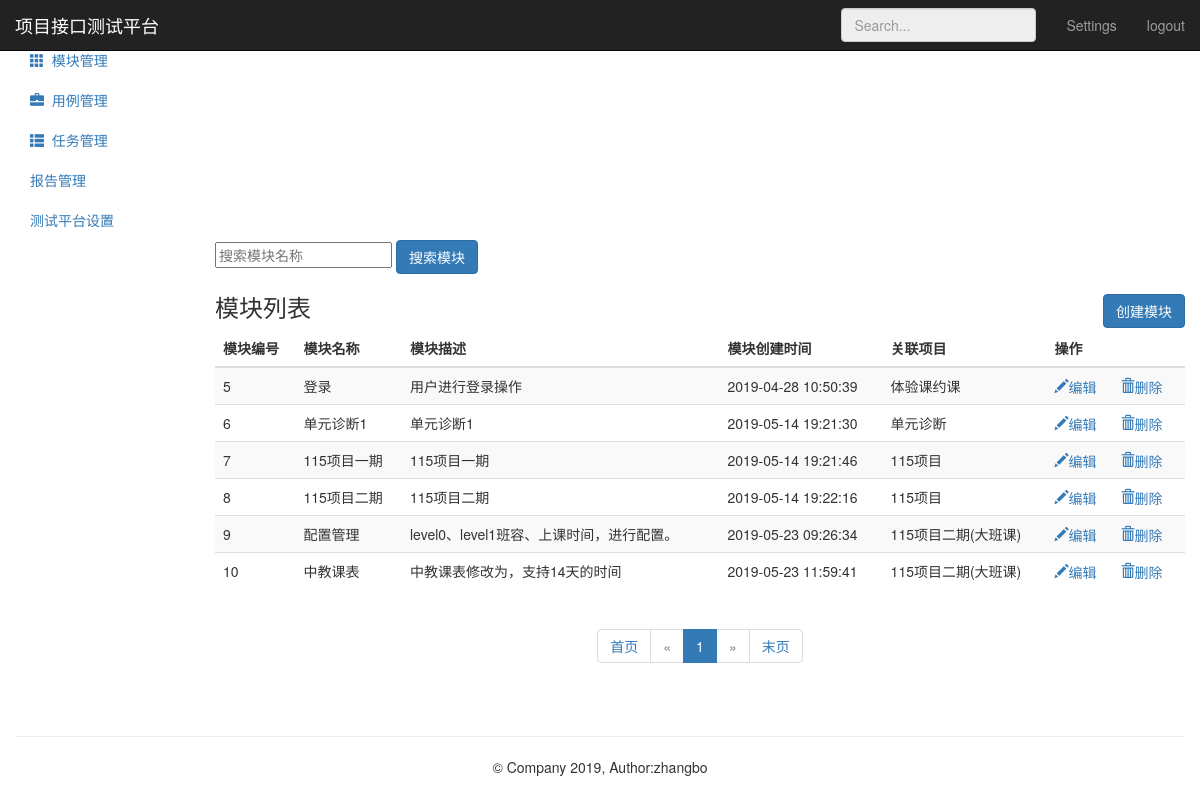
The app's page /module/ (signed in), older data.
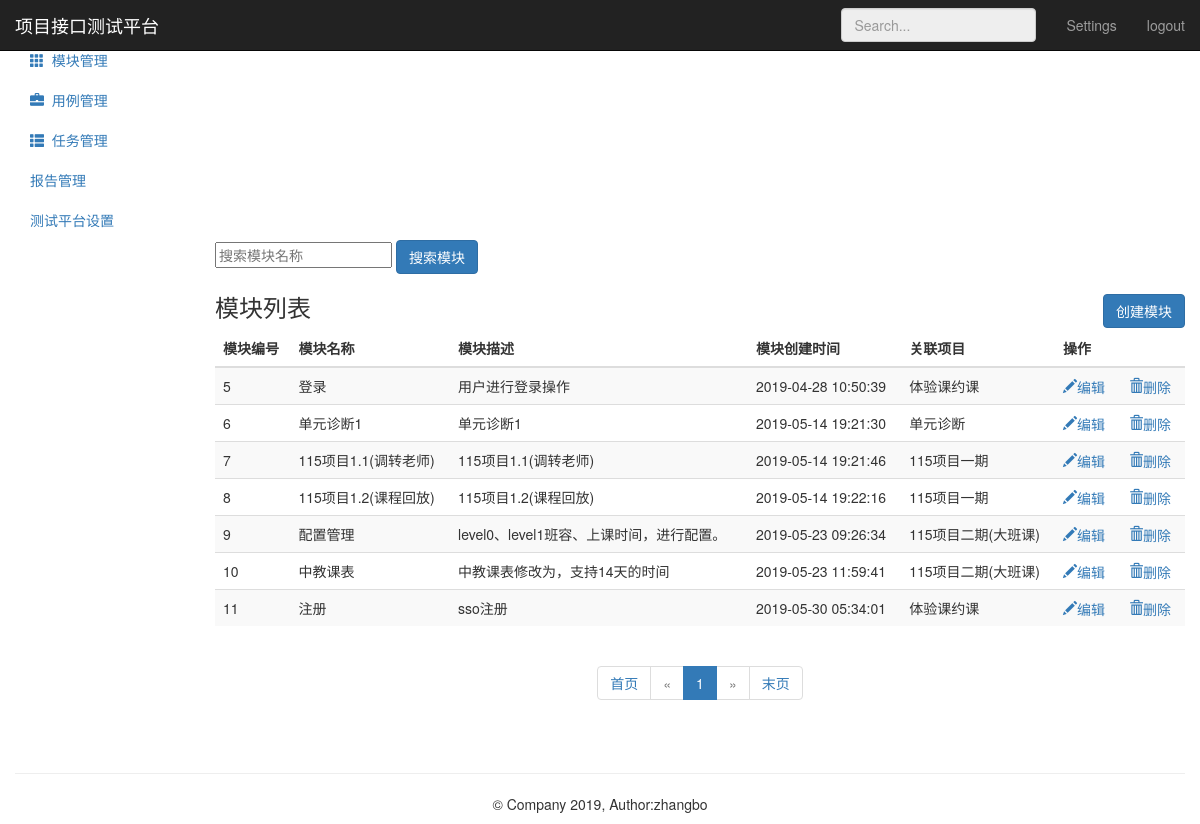
The same page, newer data.
### module_app/models.py (models this page shows, shortened)
class Module(models.Model):
      project = models.ForeignKey(Project,on_delete=models.CASCADE)
      name = models.CharField("名称",max_length=50,null=False)
      describe = models.TextField("描述",default="",max_length=50)
      create_time = models.DateTimeField(auto_now_add=True)

### project_app/models.py (models this page shows)
class Project(models.Model):
      name = models.CharField("名称",max_length=50,null=False)
      describe = models.TextField("描述",default="",max_length=50)
      status = models.BooleanField("状态",default=1)
      update_time = models.DateTimeField(auto_now=True)
      create_time = models.DateTimeField(auto_now_add=True)
      def __str__(self):
            return self.name

### module_app/views.py (the view)
# urls.py: path('' ,views.moduel_manage),
@login_required
def moduel_manage(request):
    module_all = Module.objects.all()
    paginator = Paginator(module_all,10)
    paginator_num_pages = paginator.num_pages
    print ("共分：",str(paginator_num_pages)+"页")
    paginator_num_pages_array_ = paginator.page_range
    print ("数组形式表示：",paginator_num_pages_array_)
    page1 = paginator.page(1)
    print ("第一页：",page1)
    page_num = page1.number
    print ("第一页：",page_num)
    page = request.GET.get('page','')
    print ("urlpage传参：",page)
    try:
        contacts = paginator.page(page)
        print ("contacts---------->1",contacts)
    except PageNotAnInteger:
        contacts = paginator.page(1)
        print ("contacts---------->2",contacts)
    except EmptyPage:
        contacts = paginator.page(paginator.num_pages)
        print ("contacts---------->3",contacts)
    print ("第二页索引：",contacts.number)
    print ("第几页：",contacts)
    return render(request,"module.html",{"modules":contacts,
                                         "type":"list",
                                         "page":page,
                                         "page_num":page_num,
                                         "paginator_num_pages":paginator_num_pages,
                                         "paginator_num_pages_array_":paginator_num_pages_array_})

### templates/module.html (shortened to what this page needs)
{% extends "base.html" %}
{% block base %}
<nav class="navbar navbar-inverse navbar-fixed-top" xmlns="http://www.w3.org/1999/html">
        <div class="container-fluid">
            <div class="navbar-header">
                <a class="navbar-brand" href="#">项目接口测试平台</a>
            </div>
            <div id="navbar" class="navbar-collapse collapse">
                <ul class="nav navbar-nav navbar-right">
                    <li><a href="#">Settings</a></li>
                    <li><a href="/logout/">logout</a></li>
                </ul>
                <form class="navbar-form navbar-right">
                    <input type="text" class="form-control" placeholder="Search..."  disabled="disabled">
                </form>
            </div>
        </div>
    </nav>
    <div class="container-fluid">
        <div class="row">
            <div class="col-sm-3 col-md-2 sidebar">
                <ul class="nav nav-sidebar">
                    <li>
                        <a href="/project/">
                        </a>
                    </li>
                    <li class="active">
                        <a href="/module/">
                            <i class="glyphicon glyphicon-th"></i>&nbsp;&nbsp;模块管理
                        </a>
                    </li>
                </ul>
                <ul class="nav nav-sidebar">
                    <li>
                       <a href="/testcase/">
                           <i class="glyphicon glyphicon-briefcase"></i>&nbsp;&nbsp;用例管理
                       </a>
                    </li>
                    <li>
                       <a href="">
                           <i class="glyphicon glyphicon-th-list"></i>&nbsp;&nbsp;任务管理
                       </a>
                    </li>
                </ul>
                <ul class="nav nav-sidebar">
                    <li><a href="">报告管理</a></li>
                    <li><a href="">测试平台设置</a></li>
                </ul>
            </div>
            <div class="col-sm-9 col-sm-offset-3 col-md-10 col-md-offset-2 main">
                {% if type == "list" %}
                <form class="module" method="get" name="module-page" action="search">
                    <input  type="text" name="search_name" placeholder="搜索模块名称">
                    <button class="btn btn-primary" type="submit">搜索模块</button>
                </form>
                <h3 class="sub-header">模块列表
                    <button class="btn btn-primary" name="submit" style="float:right;"
                            onclick="location.href='/module/add_module/'">创建模块</button>
                </h3>
                <div class="table-responsive">
                    <table class="table table-striped">
                        <thead>
                            <tr>
                                <th>模块编号</th>
                                <th>模块名称</th>
                                <th>模块描述</th>
                                <th>模块创建时间</th>
                                <th>关联项目</th>
                                <th>操作</th>
                            </tr>
                        </thead>
                        <tbody>
                            {% for module in modules %}
                            <tr>
                                  <td>{{ module.id}}</td>
                                  <td>{{ module.name}}</td>
                                  <td>{{ module.describe}}</td>
                                  <td>{{ module.create_time | date:"Y-m-d H:i:s" }}</td>
                                  <td>{{ module.project}}</td>
                                  <td>
                                      <a href="/module/edit_module/{{ module.id }}/">
                                          <i class="glyphicon glyphicon-pencil">编辑</i>
                                      </a>
                                      <a href="/module/delete_module/{{ module.id }}/" style="margin-left:20px;">
                                          <i class="glyphicon glyphicon-trash">删除</i>
                                      </a>
                                  </td>
                            </tr>
                            {% endfor %}
                        </tbody>
                    </table>
                </div>
                {% endif %}
                {% if type == "list" %}
                    <div style="text-align: center;">
                       <nav aria-label="Page navigation">
                          <ul class="pagination">
                              {% if modules %}
                                  {% if search_name %}
                                      <li>
                                          <a href="?search_name={{ search_name }}&page={{ page_num }}" aria-label="Previous">
                                              <span aria-hidden="true">首页</span>
                                          </a>
                                      </li>
                                  {% else %}
                                      <li>
                                          <a href="?page={{ page_num }}" aria-label="Previous">
                                              <span aria-hidden="true">首页</span>
                                          </a>
                                      </li>
                                  {% endif %}
                                  {% if modules.has_previous %}
                                      {% if search_name %}
                                          <li>
                                              <a href="?search_name={{ search_name }}&page={{ modules.previous_page_number}}" aria-label="Previous">
                                                  <span aria-hidden="true">&laquo;</span>
                                              </a>
                                          </li>
                                      {% else %}
                                          <li>
                                              <a href="?page={{ modules.previous_page_number}}" aria-label="Previous">
                                                  <span aria-hidden="true">&laquo;</span>
                                              </a>
                                          </li>
                                      {% endif %}
                                  {% else %}
                                      <li class="disabled">
                                              <a href="#" aria-label="Next">
                                                  <span aria-hidden="true">&laquo;</span>
                                              </a>
                                      </li>
                                  {% endif%}
                                  {% for p1 in paginator_num_pages_array_ %}
                                      {% if modules.has_previous %}
                                          {% if search_name %}
                                              {% if p1 == modules.number %}
                                                  <li class="active">
                                                      <a href="?search_name={{ search_name }}&page={{ p1 }}">
                                                          {{ p1 }}
                                                      </a>
                                                  </li>
                                              {% else %}
                                                  <li>
                                                      <a href="?search_name={{ search_name }}&page={{ p1 }}">
                                                          {{ p1 }}
                                                      </a>
                                                  </li>
                                              {% endif %}
                                          {% else %}
                                              {% if p1 == modules.number %}
                                                  <li class="active">
                                                      <a href="?page={{ p1 }}">
                                                          {{ p1 }}
                                                      </a>
                                                  </li>
                                              {% else %}
                                                  <li>
                                                      <a href="?page={{ p1 }}">
                                                          {{ p1 }}
                                                      </a>
                                                  </li>
                                              {% endif %}
                                          {% endif %}
                                      {% else %}
                                          {% if search_name %}
                                              {% if p1 == modules.number %}
                                                  <li class="active">
                                                      <a href="?search_name={{ search_name }}&page={{ p1 }}">
                                                          {{ p1 }}
                                                      </a>
                                                  </li>
                                              {% else %}
                                                  <li>
                                                      <a href="?search_name={{ search_name }}&page={{ p1 }}">
                                                          {{ p1 }}
                                                      </a>
                                                  </li>
                                              {% endif %}
                                          {% else %}
                                              {% if p1 == modules.number %}
                                                  <li class="active">
                                                      <a href="?page={{ p1 }}">
                                                          {{ p1 }}
                                                      </a>
                                                  </li>
                                              {% else %}
                                                  <li>
                                                      <a href="?page={{ p1 }}">
                                                          {{ p1 }}
                                                      </a>
                                                  </li>
                                              {% endif %}
                                          {% endif %}
                                      {% endif %}
                                  {% endfor %}
                                  {% if modules.has_next %}
                                      {% if search_name %}
                                          <li>
                                              <a href="?search_name={{ search_name }}&page={{ modules.next_page_number}}" aria-label="Previous">
                                                  <span aria-hidden="true">&raquo;</span>
                                              </a>
                                          </li>
                                      {% else %}
                                          <li>
                                              <a href="?page={{ modules.next_page_number}}" aria-label="Previous">
                                                  <span aria-hidden="true">&raquo;</span>
                                              </a>
                                          </li>
                                      {% endif %}
                                  {% else %}
                                      <li class="disabled">
                                              <a href="#" aria-label="Next">
                                                  <span aria-hidden="true">&raquo;</span>
                                              </a>
                                      </li>
                                  {% endif %}
                                  {% if search_name %}
                                      <li>
                                          <a href="?search_name={{ search_name }}&page={{ paginator_num_pages }}" aria-label="Previous">
                                              <span aria-hidden="true">末页</span>
                                          </a>
                                     </li>
                                  {% else %}
                                      <li>
                                          <a href="?page={{ paginator_num_pages }}" aria-label="Previous">
                                              <span aria-hidden="true">末页</span>
                                          </a>
                                     </li>
                                  {% endif %}
                              {% endif %}
                          </ul>
                       </nav>
                    </div>
                {% endif %}
            </div>
      </div>
    </div>
{% endblock %}

### templates/base.html (shortened to what this page needs)
<!DOCTYPE html>
<html lang="en">
<head>
    {% load static %}
    <link href="https://cdn.bootcss.com/bootstrap/3.3.7/css/bootstrap.min.css" rel="stylesheet">
    <link href="https://v3.bootcss.com/examples/dashboard/dashboard.css" rel="stylesheet">
</head>
<body>
{% block base %}
{% endblock %}
    <div class="container theme-showcase" role="main" style="text-align: center;width: auto">
       <div class="page-header"></div>
       <footer class="footer">
         <p>&copy; Company 2019, Author:zhangbo</p>
       </footer>
    </div>
</body>
</html>

Row changes from the older to the newer data that the page shows:
changed Module id 7: name "115项目一期" → "115项目1.1(调转老师)"; describe "115项目一期" → "115项目1.1(调转老师)"; project "115项目" → "115项目一期"
changed Module id 8: name "115项目二期" → "115项目1.2(课程回放)"; describe "115项目二期" → "115项目1.2(课程回放)"; project "115项目" → "115项目一期"
added Module: id "11", name "注册", describe "sso注册", create_time "2019-05-30 05:34:01", project "体验课约课"
